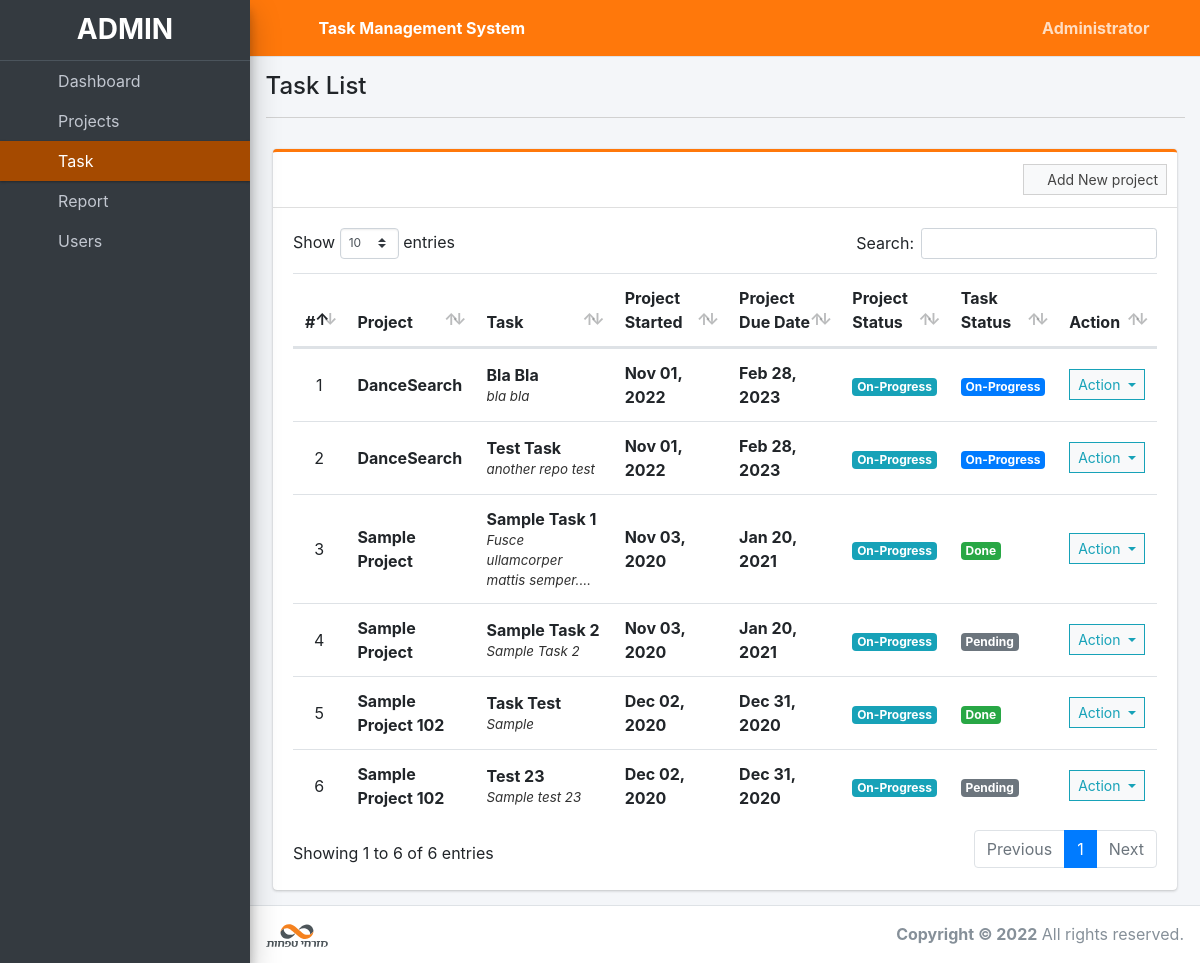
The app's page /index.php?page=task_list (signed in) with its own data.
### tables this page shows
CREATE TABLE `task_list` (
  `id` int(30) NOT NULL,
  `project_id` int(30) NOT NULL,
  `task` varchar(200) NOT NULL,
  `description` text NOT NULL,
  `status` tinyint(4) NOT NULL,
  `date_created` datetime NOT NULL DEFAULT current_timestamp()
);

CREATE TABLE `project_list` (
  `id` int(30) NOT NULL,
  `name` varchar(200) NOT NULL,
  `description` text NOT NULL,
  `status` tinyint(2) NOT NULL,
  `start_date` date NOT NULL,
  `end_date` date NOT NULL,
  `manager_id` int(30) NOT NULL,
  `user_ids` text NOT NULL,
  `date_created` datetime NOT NULL DEFAULT current_timestamp(),
  `repository` varchar(255) NOT NULL
);

### task_list.php (the view, shortened to what this page needs)
<?php include'db_connect.php' ?>
<div class="col-lg-12">
	<div class="card card-outline card-success">
		<div class="card-header">
			<div class="card-tools">
				<a class="btn btn-block btn-sm btn-default btn-flat border-primary" href="./index.php?page=new_project"><i class="fa fa-plus"></i> Add New project</a>
			</div>
		</div>
		<div class="card-body">
			<table class="table tabe-hover table-condensed" id="list">
				<colgroup>
					<col width="5%">
					<col width="15%">
					<col width="20%">
					<col width="15%">
					<col width="15%">
					<col width="10%">
					<col width="10%">
					<col width="10%">
				</colgroup>
				<thead>
					<tr>
						<th class="text-center">#</th>
						<th>Project</th>
						<th>Task</th>
						<th>Project Started</th>
						<th>Project Due Date</th>
						<th>Project Status</th>
						<th>Task Status</th>
						<th>Action</th>
					</tr>
				</thead>
				<tbody>
					<?php
					$i = 1;
					$where = "";
					$stat = array("Pending","Started","On-Progress","On-Hold","Over Due","Done");
					$qry = $conn->query("SELECT t.*,p.name as pname,p.start_date,p.status as pstatus, p.end_date,p.id as pid FROM task_list t inner join project_list p on p.id = t.project_id $where order by p.name asc");
					while($row= $qry->fetch_assoc()):
						$trans = get_html_translation_table(HTML_ENTITIES,ENT_QUOTES);
						unset($trans["\""], $trans["<"], $trans[">"], $trans["<h2"]);
						$desc = strtr(html_entity_decode($row['description']),$trans);
						$desc=str_replace(array("<li>","</li>"), array("",", "), $desc);
		                $cprog = $conn->query("SELECT * FROM task_list where project_id = {$row['pid']} and status = 3")->num_rows;
		                $prod = $conn->query("SELECT * FROM user_productivity where project_id = {$row['pid']}")->num_rows;
		                if($row['pstatus'] == 0 && strtotime(date('Y-m-d')) >= strtotime($row['start_date'])):
		                if($prod  > 0  || $cprog > 0)
		                  $row['pstatus'] = 2;
		                else
		                  $row['pstatus'] = 1;
		                elseif($row['pstatus'] == 0 && strtotime(date('Y-m-d')) > strtotime($row['end_date'])):
		                $row['pstatus'] = 4;
		                endif;
					?>
					<tr>
						<td class="text-center"><?php echo $i++ ?></td>
						<td>
							<p><b><?php echo ucwords($row['pname']) ?></b></p>
						</td>
						<td>
							<p><b><?php echo ucwords($row['task']) ?></b></p>
							<p class="truncate"><?php echo strip_tags($desc) ?></p>
						</td>
						<td><b><?php echo date("M d, Y",strtotime($row['start_date'])) ?></b></td>
						<td><b><?php echo date("M d, Y",strtotime($row['end_date'])) ?></b></td>
						<td class="text-center">
							<?php
							  if($stat[$row['pstatus']] =='Pending'){
							  	echo "<span class='badge badge-secondary'>{$stat[$row['pstatus']]}</span>";
							  }elseif($stat[$row['pstatus']] =='Started'){
							  	echo "<span class='badge badge-primary'>{$stat[$row['pstatus']]}</span>";
							  }elseif($stat[$row['pstatus']] =='On-Progress'){
							  	echo "<span class='badge badge-info'>{$stat[$row['pstatus']]}</span>";
							  }elseif($stat[$row['pstatus']] =='On-Hold'){
							  	echo "<span class='badge badge-warning'>{$stat[$row['pstatus']]}</span>";
							  }elseif($stat[$row['pstatus']] =='Over Due'){
							  	echo "<span class='badge badge-danger'>{$stat[$row['pstatus']]}</span>";
							  }elseif($stat[$row['pstatus']] =='Done'){
							  	echo "<span class='badge badge-success'>{$stat[$row['pstatus']]}</span>";
							  }
							?>
						</td>
						<td>
                        	<?php
                        	if($row['status'] == 1){
						  		echo "<span class='badge badge-secondary'>Pending</span>";
                        	}elseif($row['status'] == 2){
						  		echo "<span class='badge badge-primary'>On-Progress</span>";
                        	}elseif($row['status'] == 3){
						  		echo "<span class='badge badge-success'>Done</span>";
                        	}
                        	?>
                        </td>
						<td class="text-center">
							<button type="button" class="btn btn-default btn-sm btn-flat border-info wave-effect text-info dropdown-toggle" data-toggle="dropdown" aria-expanded="true">
		                      Action
		                    </button>
						</td>
					</tr>
				<?php endwhile; ?>
				</tbody>
			</table>
		</div>
	</div>
</div>

### task_list.php (style rules this page uses)
table p { margin: unset !important; }
table td { vertical-align: middle !important }

### records on screen
task_list: project_list.name "DanceSearch", task "Bla Bla", description "bla bla", project_list.start_date "Nov 01, 2022", project_list.end_date "Feb 28, 2023", status "On-Progress"
task_list: project_list.name "DanceSearch", task "Test Task", description "another repo test", project_list.start_date "Nov 01, 2022", project_list.end_date "Feb 28, 2023", status "On-Progress"
task_list: project_list.name "Sample Project", task "Sample Task 1", description "Fusce ullamcorper mattis…", project_list.start_date "Nov 03, 2020", project_list.end_date "Jan 20, 2021", pstatus "On-Progress", status "Done"
task_list: project_list.name "Sample Project", task "Sample Task 2", description "Sample Task 2", project_list.start_date "Nov 03, 2020", project_list.end_date "Jan 20, 2021", id "On-Progress", status "Pending"
task_list: project_list.name "Sample Project 102", task "Task Test", description "Sample", project_list.start_date "Dec 02, 2020", project_list.end_date "Dec 31, 2020", pstatus "On-Progress", status "Done"
task_list: project_list.name "Sample Project 102", task "Test 23", description "Sample test 23", project_list.start_date "Dec 02, 2020", project_list.end_date "Dec 31, 2020", pstatus "On-Progress", status "Pending"

### other values on screen
$_SESSION['system']['name'] "Task Management System"
$_SESSION['login_firstname'] "Administrator"
$title "Task List"
